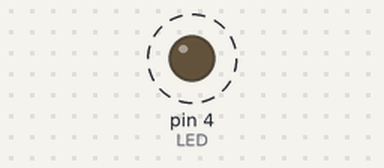
A sketch run on a simulated Arduino Uno, built with avr-gcc and run on an emulated ATmega328P. On the bench: output pins drawn as LEDs (lit = HIGH). Dashed ring = blinking. What the sketch prints to the serial monitor is not drawn.

Above: at 1.5 s.
Timing chart, 0 to 4.0 s (numbered marks = the images above):
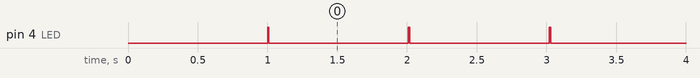

The sketch:

1_test_PIN.ino
```cpp
		//Pro Mini/UNO
		//3.3V 8MHz
		//Programmer - ArduinoISP
		//Bootload programmer USB ASP
/*

LED - implenent millis();
DONE - create LED blink function
BMP - find adress
BMP - receive data
BMP - filter data to meters
BMP - set zero meters, with serial or when turned ON

FLASH - store data in memory
FLASH - read data from memory

GYRO - find adress
GYRO - receive data
GYRO - filter angle, acceleration

GPS - receive full data
GPS - filter to lat lon

RF - send data
RF - receive data-write in serial
RF - send diferent signal powers
RF - receive DT, move servo
RF - check transceive distance
RF - send FM tone

EEPROM - store board settings
APP - change parameteres thru serial

==possible PRODUCTS==
GPS standalone
RDT
Alti Logger
RF Beacon
Timer

==possible MODES==
Timer RF BUNT mode
Timer RF FLY mode
Timer Gyro FLY mode
Timer Gyro BUNT mode
Timer Gyro RF info mode

		 BOARD			"GPS REV C"
		 STAB
		 BUTON		-	push button on board
		 LED 		-	LED on board
		 INT_GYRO	-	accelerometer INT pin
		 RF_NSS		-	RFM9x NSS PIN
		 DATA_RF	-	RFM9x data 1
		 DATA_RF_2	-	RFM9x data 2
		 RF_FM		-	send FM tone broadcast, should be DIO2 on RFM9x??
		 MEM_CS		-	Flash memory chip select - used for altimeter data
		 GPS_RX
		 GPS_TX

	serial_print_info();
	i2c_scaner();
	led_blink_loop(int pin, int on_time, int Off_time);
	buz_short(PIN, times); //active buz
	buz_tone(PIN, start_freq, end_freq);//passive buz
*/

#define GPS_RF_C
#define SOFT_VER "20201002"
#include "Pinmap.h"
#include "Timer_definitions.h"

void setup(){
	Serial.begin(9600);
	serial_print_info();
	delay(1000);
	pinMode(LED, OUTPUT);
}

void loop(){
	led_blink_loop(LED, 10, 1000);
}
```

Pinmap.h
```cpp
#ifdef FFT_FIRST_REV_C
/*2020.10.02*/
#define STAB  		  14
#define WING  		  15
#define SW_1  		  16
#define SW_2  		  17
#define SW2 		    9
#define BUZ  		    13
#define LED_STATUS  	8
#define SERVO_ON  		5
//PINMAP FFT_FIRST_REV_C
//D3-LED status			OK!
//D5-servo 4
//D6-servo 3
//D7-BUZ-no gen			OK!
//D9-servo 1
//D10-servo ON
//D11-servo 2
//D12-hall 1
//D13-hall 2
//A6-BUTTON-ON OF ..ERRROR - analog pin, not digital
//A7-POW ON       ..ERRROR - analog pin, not digital
//A0-voltmeter
//D15 - TX2-GPS
//D16 - RX2-GPS
//D17 - DT in
//D18 - to BLE wake UP
//D19 - to BLE Config
#endif

#ifdef MODEL_A
/*2020-10-01*/
#define STAB  		  14
#define WING  		  15
#define SW_1  		  16
#define SW_2  		  17
#define SW2 		    9
#define BUZ  		    13
#define LED_STATUS  8
#define SERVO_ON  	5
#endif

#ifdef GPS_RF_C
/*2020.10.02 - added GPS_RF_C*/
#define BOARD			"GPS_REV_C"
#define STAB			9
#define WING			-1		//not used
#define SW_1			-1		//not used
#define SW_2			-1		//not used
#define BUTON			6		//push button on board
#define BUZ				-1		//not used
#define LED				4		//LED on board
#define SERVO_ON 		-1		//not used
#define INT_GYRO		17		//accelerometer INT pin
#define RF_NSS			10		//RFM9x NSS PIN
#define DATA_RF			15		//RFM9x data 1
#define DATA_RF_2		16		//RFM9x data 2
#define RF_FM			-1		//send FM tone broadcast, should be DIO2 on RFM9x??
#define	MEM_CS			14		//Flash memory chip select - used for altimeter data
#define GPS_RX			3
#define GPS_TX			2
//#define BMP280_ADRESS
//#define BMP180_ADRESS
//#define GYRO_ADRESS
#endif
```

Timer_definitions.h
```cpp
/*
2020-10-02
	Added:
		serial_print_info();
		led_blink_loop();
		buz_short();
		buz_long();
		buz_tone();
		timer_time(); with millis();
*/
#include "Pinmap.h"

unsigned long currentMillis;

#ifdef FFT_FIRST_REV_C
unsigned long sekunde       = 1000;

int TIMER_TIME;
bool RDT = false;

Servo stab_servo;
Servo wing_servo;

#endif

void serial_print_info(){
	//Serial.println("Board: " + BOARD );
	//Serial.println("Software: " + SOFT_VER);
	Serial.println("...");
}

void i2c_scaner(){//TODO

}

void led_blink_loop(uint8_t PIN, int on_time, int off_time){

	digitalWrite(PIN, HIGH);
	Serial.println("HIGH");
	delay(on_time);

	digitalWrite(PIN, LOW);
	Serial.println("LOW");
	delay(off_time);

}

void buz_short(uint8_t PIN, uint8_t times){
	for(int i=0; i<times; i++){
		digitalWrite(PIN, HIGH);
		delay(30);
		digitalWrite(PIN, LOW);
		delay(200);
	}
}

void buz_long(uint8_t PIN, uint8_t times){
	for(int i=0; i<times; i++){
		digitalWrite(PIN, HIGH);
		delay(1000);
		digitalWrite(PIN, LOW);
		delay(500);
	}
}

void buz_tone(uint8_t PIN, int start_freq, int end_freq){
	for (int i = start_freq; i <= end_freq; i++){
		tone(PIN, i);
		delay(1);
	}
}

void servo_on(){
  digitalWrite(SERVO_ON, HIGH);
}

void servo_off(){
    digitalWrite(SERVO_ON, LOW);
}

void timer_time( float time ){
    currentMillis = millis();
    while ( millis() < (currentMillis + time) ){
        // your time window for various status checking
    }
}
```

Measured:
- by itself, pin 4 (LED): alternates HIGH for 0.01 s and LOW for 1.0 s
